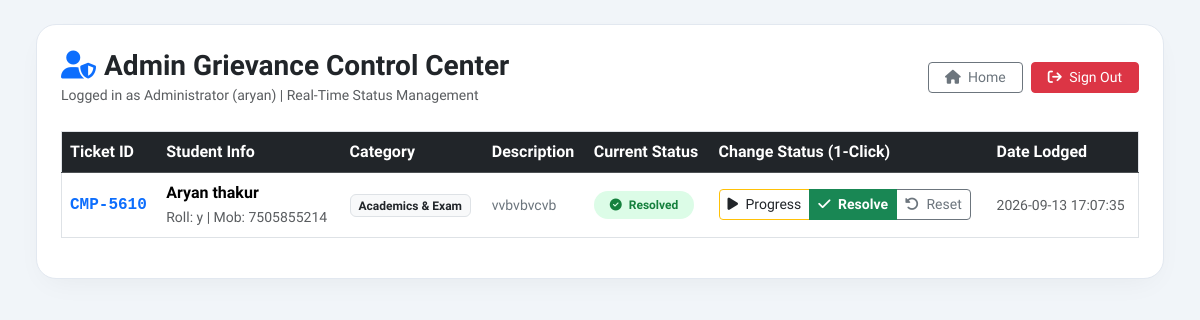
The app's page /admin (signed in), older data.
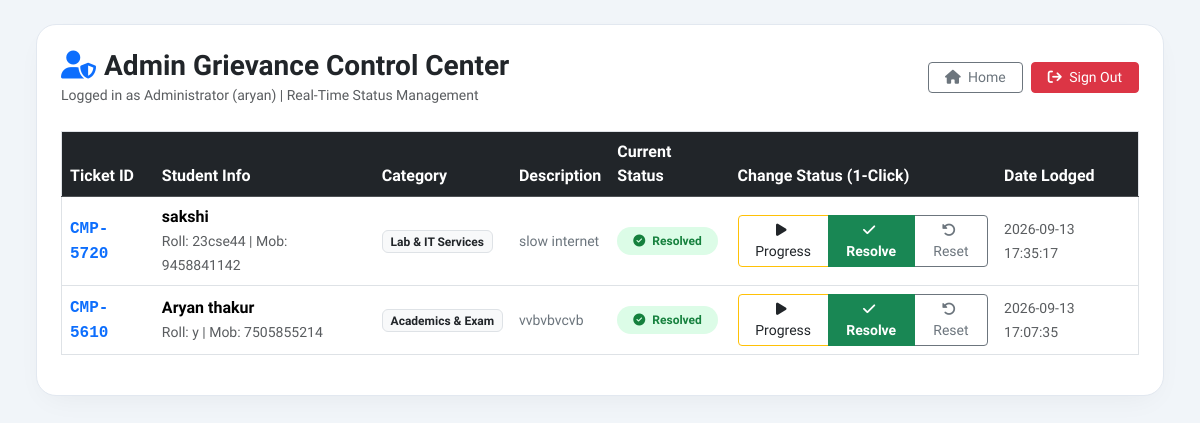
The same page, newer data.
### tables this page shows
CREATE TABLE complaints (
            id INTEGER PRIMARY KEY AUTOINCREMENT,
            ticket_id TEXT UNIQUE NOT NULL,
            student_mobile TEXT NOT NULL,
            student_name TEXT NOT NULL,
            roll_no TEXT NOT NULL,
            category TEXT NOT NULL,
            description TEXT NOT NULL,
            status TEXT DEFAULT 'Pending Review',
            created_at TIMESTAMP DEFAULT CURRENT_TIMESTAMP
        );

### app.py (the view)
@app.route("/admin")
def admin():
    if not session.get('is_admin'):
        flash("Admin login required.", "warning")
        return redirect(url_for("login"))
    conn = sqlite3.connect(DB_FILE)
    cursor = conn.cursor()
    cursor.execute("SELECT ticket_id, student_name, roll_no, student_mobile, category, description, status, created_at FROM complaints ORDER BY id DESC")
    all_complaints = cursor.fetchall()
    conn.close()
    return render_template("admin.html", complaints=all_complaints)

### templates/admin.html (shortened to what the changed rows need)
<!DOCTYPE html>
<html lang="en">
<head>
    <link href="https://cdn.jsdelivr.net/npm/bootstrap@5.3.2/dist/css/bootstrap.min.css" rel="stylesheet">
    <link rel="stylesheet" href="https://cdnjs.cloudflare.com/ajax/libs/font-awesome/6.4.2/css/all.min.css">
</head>
<body class="p-3 p-md-4">
    <div class="container-fluid">
        <div class="admin-card p-4">
            <div class="table-responsive mt-3">
                <table class="table table-hover align-middle border">
                    <thead class="table-dark">
                        <tr>
                            <th>Ticket ID</th>
                            <th>Student Info</th>
                            <th>Category</th>
                            <th>Description</th>
                            <th>Current Status</th>
                            <th>Change Status (1-Click)</th>
                            <th>Date Lodged</th>
                        </tr>
                    </thead>
                    <tbody>
                        {% for c in complaints %}
                        <tr>
                            <td><span class="font-monospace fw-bold text-primary fs-6">{{ c[0] }}</span></td>
                            <td>
                                <b>{{ c[1] }}</b><br>
                                <small class="text-muted">Roll: {{ c[2] }} | Mob: {{ c[3] }}</small>
                            </td>
                            <td><span class="badge bg-light text-dark border">{{ c[4] }}</span></td>
                            <td style="max-width: 250px;">
                                <small class="text-secondary">{{ c[5] }}</small>
                            </td>
                            <td>
                                {% if c[6] == 'Resolved' %}
                                    <span class="badge badge-resolved px-3 py-2 rounded-pill"><i class="fa-solid fa-circle-check me-1"></i> Resolved</span>
                                {% elif c[6] == 'In Progress' %}
                                    <span class="badge badge-progress px-3 py-2 rounded-pill"><i class="fa-solid fa-clock me-1"></i> In Progress</span>
                                {% else %}
                                    <span class="badge badge-pending px-3 py-2 rounded-pill"><i class="fa-solid fa-hourglass-start me-1"></i> Pending Review</span>
                                {% endif %}
                            </td>
                            <td>
                                <div class="btn-group btn-group-sm" role="group">
                                    <a href="/update-status?ticket_id={{ c[0] }}&status=In+Progress" class="btn btn-outline-warning text-dark {% if c[6] == 'In Progress' %}active fw-bold{% endif %}">
                                        <i class="fa-solid fa-play me-1"></i> Progress
                                    </a>
                                    <a href="/update-status?ticket_id={{ c[0] }}&status=Resolved" class="btn btn-outline-success {% if c[6] == 'Resolved' %}active fw-bold{% endif %}">
                                        <i class="fa-solid fa-check me-1"></i> Resolve
                                    </a>
                                    <a href="/update-status?ticket_id={{ c[0] }}&status=Pending+Review" class="btn btn-outline-secondary {% if c[6] == 'Pending Review' %}active fw-bold{% endif %}">
                                        <i class="fa-solid fa-rotate-left me-1"></i> Reset
                                    </a>
                                </div>
                            </td>
                            <td><small class="text-muted">{{ c[7] }}</small></td>
                        </tr>
                        {% endfor %}
                    </tbody>
                </table>
            </div>
        </div>
    </div>
</body>
</html>

Row changes from the older to the newer data that the page shows:
added complaints: ticket "CMP-5720", student_name "sakshi", roll_no "23cse44", student_mobile "9458841142", category "Lab & IT Services", description "slow internet", status "Resolved" (drawn), created_at "2026-09-13 17:35:17"
